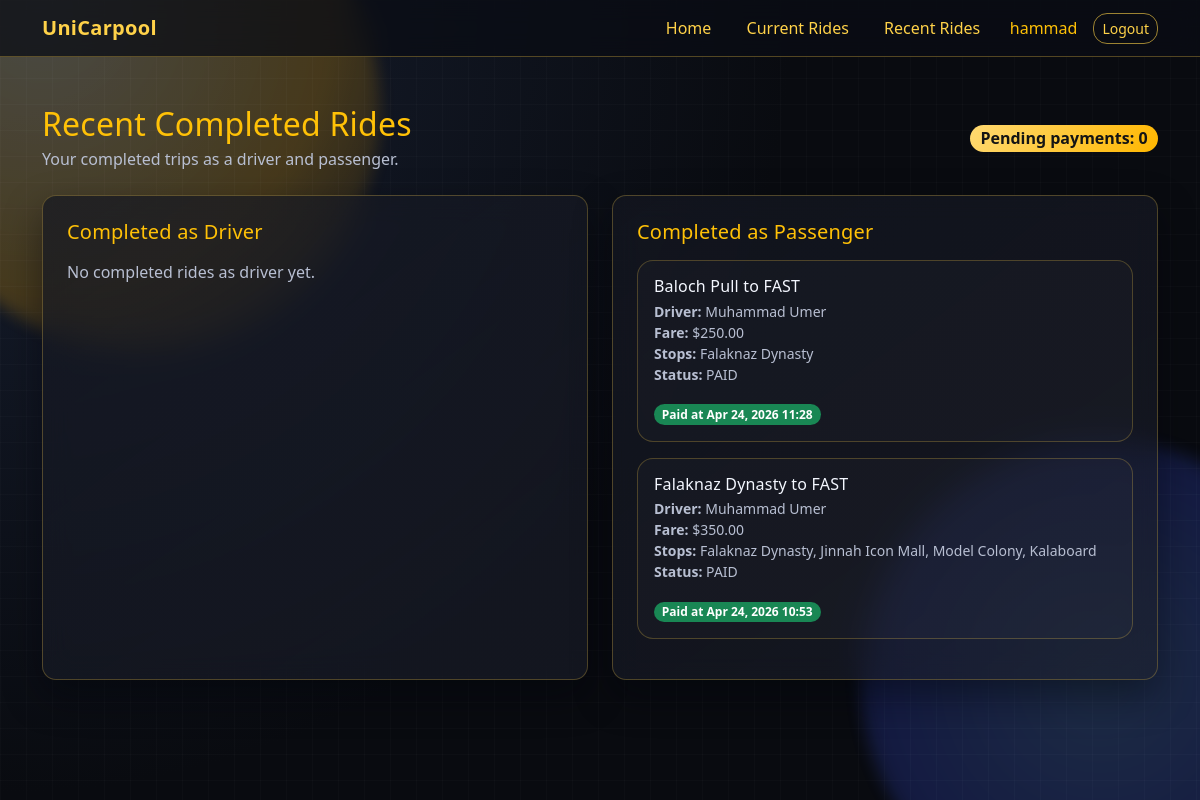
Page /rides/recent/ (signed in) on the committed database.
### rides/models.py (models this page shows, shortened)
class RideParticipant(models.Model):
	class PaymentStatus(models.TextChoices):
		PENDING = "PENDING", "Pending"
		PAID = "PAID", "Paid"
	ride = models.ForeignKey(Ride, on_delete=models.CASCADE, related_name="participants")
	user = models.ForeignKey(User, on_delete=models.CASCADE, related_name="joined_rides")
	contact_number = models.CharField(max_length=20)
	pickup_location = models.CharField(max_length=120)
	payment_status = models.CharField(
		max_length=12,
		choices=PaymentStatus.choices,
		default=PaymentStatus.PENDING,
	)
	paid_at = models.DateTimeField(null=True, blank=True)
	joined_at = models.DateTimeField(auto_now_add=True)
	class Meta:
		unique_together = ("ride", "user")
		ordering = ["joined_at"]

class Ride(models.Model):
	class Status(models.TextChoices):
		OPEN = "OPEN", "Open"
		ACTIVE = "ACTIVE", "Active"
		FINALIZED = "FINALIZED", "Finalized"
	driver = models.ForeignKey(User, on_delete=models.CASCADE, related_name="driven_rides")
	origin = models.CharField(max_length=120)
	destination = models.CharField(max_length=120)
	departure_time = models.DateTimeField()
	pickup_point = models.CharField(max_length=120)
	seats_total = models.PositiveIntegerField(default=1)
	seats_available = models.PositiveIntegerField(default=1)
	fare_per_seat = models.DecimalField(max_digits=7, decimal_places=2)
	notes = models.TextField(blank=True)
	status = models.CharField(max_length=16, choices=Status.choices, default=Status.OPEN)
	finalized_at = models.DateTimeField(null=True, blank=True)
	created_at = models.DateTimeField(auto_now_add=True)
	updated_at = models.DateTimeField(auto_now=True)
	class Meta:
		ordering = ["departure_time", "-created_at"]
	@property
	def pickup_locations(self):
		stops = list(self.pickup_stops.order_by("stop_order").values_list("location", flat=True))
		if stops:
			return stops
		return [self.pickup_point]

### rides/views.py (the view)
# urls.py: path("rides/recent/", views.recent_rides_view, name="recent_rides"),
@login_required
def recent_rides_view(request):
	completed_as_driver = (
		Ride.objects.filter(driver=request.user, status=Ride.Status.FINALIZED)
		.prefetch_related("participants__user", "pickup_stops")
		.order_by("-finalized_at")
	)
	completed_as_passenger = (
		RideParticipant.objects.select_related("ride", "ride__driver")
		.prefetch_related("ride__pickup_stops")
		.filter(user=request.user, ride__status=Ride.Status.FINALIZED)
		.order_by("-ride__finalized_at")
	)
	pending_payment_count = completed_as_passenger.filter(
		payment_status=RideParticipant.PaymentStatus.PENDING
	).count()
	return render(
		request,
		"rides/recent_rides.html",
		{
			"completed_as_driver": completed_as_driver,
			"completed_as_passenger": completed_as_passenger,
			"pending_payment_count": pending_payment_count,
		},
	)

### templates/rides/recent_rides.html
{% extends 'base.html' %}
{% block content %}
<div class="d-flex flex-column flex-md-row justify-content-between align-items-md-center gap-3 mb-4">
    <div>
        <h1 class="h2 text-warning mb-1">Recent Completed Rides</h1>
        <p class="text-secondary mb-0">Your completed trips as a driver and passenger.</p>
    </div>
    <span class="badge text-bg-warning fs-6">Pending payments: {{ pending_payment_count }}</span>
</div>
<div class="row g-4">
    <div class="col-xl-6">
        <section class="card shell-card p-4 h-100">
            <h2 class="h5 text-warning mb-3">Completed as Driver</h2>
            {% for ride in completed_as_driver %}
                <article class="inner-panel p-3 mb-3">
                    <h3 class="h6 mb-1">{{ ride.origin }} to {{ ride.destination }}</h3>
                    <p class="small text-secondary mb-2">Finalized {{ ride.finalized_at|date:'M d, Y H:i' }}</p>
                    <p class="small text-secondary mb-2"><strong>Stops:</strong> {% for stop in ride.pickup_locations %}{{ stop }}{% if not forloop.last %}, {% endif %}{% endfor %}</p>
                    <p class="small mb-2">Passengers:</p>
                    <ul class="small text-secondary mb-0">
                        {% for participant in ride.participants.all %}
                            <li>
                                {{ participant.user.get_full_name|default:participant.user.username }}
                                - {{ participant.payment_status }}
                            </li>
                        {% empty %}
                            <li>No passengers joined this ride.</li>
                        {% endfor %}
                    </ul>
                </article>
            {% empty %}
                <p class="text-secondary mb-0">No completed rides as driver yet.</p>
            {% endfor %}
        </section>
    </div>
    <div class="col-xl-6">
        <section class="card shell-card p-4 h-100">
            <h2 class="h5 text-warning mb-3">Completed as Passenger</h2>
            {% for entry in completed_as_passenger %}
                <article class="inner-panel p-3 mb-3">
                    <h3 class="h6 mb-1">{{ entry.ride.origin }} to {{ entry.ride.destination }}</h3>
                    <ul class="list-unstyled small text-secondary mb-3">
                        <li><strong>Driver:</strong> {{ entry.ride.driver.get_full_name|default:entry.ride.driver.username }}</li>
                        <li><strong>Fare:</strong> ${{ entry.ride.fare_per_seat }}</li>
                        <li><strong>Stops:</strong> {% for stop in entry.ride.pickup_locations %}{{ stop }}{% if not forloop.last %}, {% endif %}{% endfor %}</li>
                        <li><strong>Status:</strong> {{ entry.payment_status }}</li>
                    </ul>
                    {% if entry.payment_status == 'PENDING' %}
                        <form method="post" action="{% url 'rides:simulate_payment' entry.ride.id %}">
                            {% csrf_token %}
                            <button class="btn btn-outline-warning btn-sm" type="submit">Simulate Payment</button>
                        </form>
                    {% else %}
                        <span class="badge text-bg-success">Paid at {{ entry.paid_at|date:'M d, Y H:i' }}</span>
                    {% endif %}
                </article>
            {% empty %}
                <p class="text-secondary mb-0">No completed rides as passenger yet.</p>
            {% endfor %}
        </section>
    </div>
</div>
{% endblock %}

### templates/base.html (shortened to what this page needs)
{% load static %}
<!doctype html>
<html lang="en">
<head>
    <link href="https://cdn.jsdelivr.net/npm/bootstrap@5.3.3/dist/css/bootstrap.min.css" rel="stylesheet">
    <link href="{% static 'css/theme.css' %}" rel="stylesheet">
</head>
<body>
<div class="background-shell" aria-hidden="true">
    <span class="bg-blob blob-1"></span>
    <span class="bg-blob blob-2"></span>
    <span class="bg-grid"></span>
</div>
<nav class="navbar navbar-expand-lg navbar-dark nav-shell border-bottom border-warning-subtle">
    <div class="container">
        <a class="navbar-brand fw-semibold" href="{% url 'rides:home' %}">UniCarpool</a>
        <div class="collapse navbar-collapse" id="mainNav">
            <ul class="navbar-nav ms-auto align-items-lg-center gap-lg-2">
                {% if user.is_authenticated %}
                    <li class="nav-item"><a class="nav-link" href="{% url 'rides:home' %}">Home</a></li>
                    <li class="nav-item"><a class="nav-link" href="{% url 'rides:current_rides' %}">Current Rides</a></li>
                    <li class="nav-item"><a class="nav-link" href="{% url 'rides:recent_rides' %}">Recent Rides</a></li>
                    <li class="nav-item text-warning fw-medium px-2">{{ user.username }}</li>
                    <li class="nav-item">
                        <form method="post" action="{% url 'logout' %}">
                            <button class="btn btn-outline-warning btn-sm" type="submit">Logout</button>
                        </form>
                    </li>
                {% else %}
                    <li class="nav-item"><a class="nav-link" href="{% url 'login' %}">Login</a></li>
                    <li class="nav-item"><a class="btn btn-warning btn-sm" href="{% url 'rides:signup' %}">Create account</a></li>
                {% endif %}
            </ul>
        </div>
    </div>
</nav>
<main class="container py-4 py-md-5 main-shell">
    {% block content %}{% endblock %}
</main>
</body>
</html>

### static/css/theme.css (style rules this page uses)
:root { --bg: #090b10; --panel: rgba(20, 23, 33, 0.72); --panel-soft: rgba(28, 31, 44, 0.58); --text: #f4f7ff; --muted: #b8bfd2; --accent: #ffd249; --accent-soft: #ffb700; --border: rgba(255, 210, 73, 0.26); --shadow: 0 16px 38px rgba(3, 5, 12, 0.45); }
body { background: radial-gradient(circle at 0% 0%, #182032 0%, #090b10 55%); color: var(--text); min-height: 100vh; font-feature-settings: "ss01" 1, "cv11" 1; }
.background-shell { position: fixed; inset: 0; overflow: hidden; z-index: -1; pointer-events: none; }
.bg-blob { position: absolute; width: 480px; height: 480px; border-radius: 999px; filter: blur(8px); opacity: 0.22; }
.blob-1 { background: radial-gradient(circle at 30% 30%, #ffe48d 0, #ffb100 60%, transparent 100%); top: -130px; left: -100px; animation: floatOne 14s ease-in-out infinite; }
.blob-2 { background: radial-gradient(circle at 50% 50%, #65a3ff 0, #3c56f2 65%, transparent 100%); right: -140px; bottom: -120px; animation: floatTwo 16s ease-in-out infinite; }
.bg-grid { position: absolute; inset: 0; background-image: linear-gradient(rgba(255, 255, 255, 0.02) 1px, transparent 1px), linear-gradient(90deg, rgba(255, 255, 255, 0.02) 1px, transparent 1px); background-size: 26px 26px; }
.nav-shell { background: rgba(10, 12, 20, 0.75); backdrop-filter: blur(12px); }
.navbar-brand { letter-spacing: 0.3px; }
.nav-link { border-radius: 999px; padding-inline: 0.85rem !important; }
.shell-card { background: linear-gradient(145deg, var(--panel) 0%, var(--panel-soft) 100%); backdrop-filter: blur(14px); color: var(--text); border: 1px solid var(--border); border-radius: 20px; box-shadow: var(--shadow); }
.inner-panel { background: rgba(255, 255, 255, 0.02); border: 1px solid rgba(255, 210, 73, 0.24); border-radius: 16px; }
.main-shell { position: relative; }
.card, .btn, .form-control, .form-select, .badge, .alert { border-radius: 14px; }
.text-secondary { color: var(--muted) !important; }
.h2, .h3, .h4, .h5, .h6 { letter-spacing: 0.2px; }
a:not(.btn), .link-warning { color: var(--accent) !important; text-decoration: none; }
.btn-outline-warning { color: var(--accent); border-color: rgba(255, 210, 73, 0.6); transition: transform 0.2s ease, box-shadow 0.2s ease; }
.badge.text-bg-warning { color: #141414 !important; background: linear-gradient(120deg, #ffd971 0%, #ffb700 100%) !important; }
.border-warning-subtle { border-color: rgba(255, 210, 73, 0.3) !important; }

### rows in the picture
RideParticipant: ride.origin "Baloch Pull", ride.destination "FAST", ride.driver.get_full_name "Muhammad Umer", ride.fare_per_seat "250.00", pickup_locations "Falaknaz Dynasty", payment_status "PAID", paid_at "Apr 24, 2026 11:28"
RideParticipant: ride.origin "Falaknaz Dynasty", ride.destination "FAST", ride.driver.get_full_name "Muhammad Umer", ride.fare_per_seat "350.00", pickup_locations "Falaknaz Dynasty" "Jinnah Icon Mall" "Model Colony" "Kalaboard", payment_status "PAID", paid_at "Apr 24, 2026 10:53"

### other values in the picture
{{ user.username }} "hammad"
{{ pending_payment_count }} "0"
